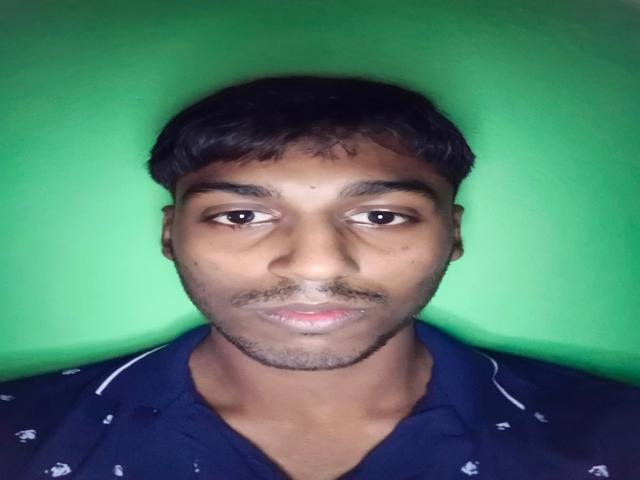
#> input picture Images/resized_image.jpg, 640 x 480 px, found by its file name
$ python grescale_convert_and_save.py
#> lines starting #> are read from the running program, lines starting #| are printed output that depends on the picture
from PIL import Image, ImageOps
import numpy as np

def preprocess_image(input_path, output_path, target_size=(255, 255)):
    # Load the image
#> called with input_path = 'resized_image.jpg', output_path = 'processed_image.jpg', target_size = (255, 255)
    image = Image.open(input_path).convert("L")
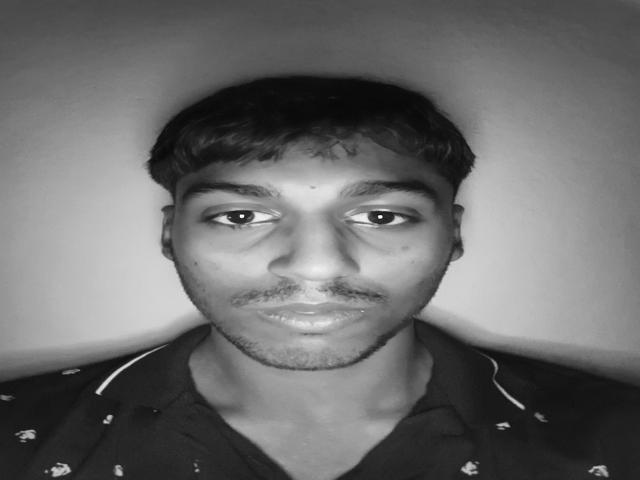
#> image: PIL image 640x480 L; min 6, max 253, mean 107.5

    # Resize and pad the image
    processed_image = ImageOps.pad(image, target_size, color=(0,))
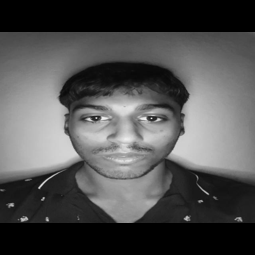
#> processed_image: PIL image 255x255 L; min 0, max 242, mean 80.5

    # Save the resized grayscale image (optional)
    processed_image.save(output_path)

    # Convert to NumPy array
    grayscale_data = np.array(processed_image)

    # Flatten and save as text file
    #np.savetxt("grayscale_data.txt", grayscale_data.flatten(), fmt='%d')

    #save as hex file
    with open("grayscale_data.hex", "w") as file:
     for value in grayscale_data.flatten():
        file.write(f"{value:02X}\n")  # Write as hexadecimal values


# Example usage
preprocess_image("resized_image.jpg", "processed_image.jpg")
